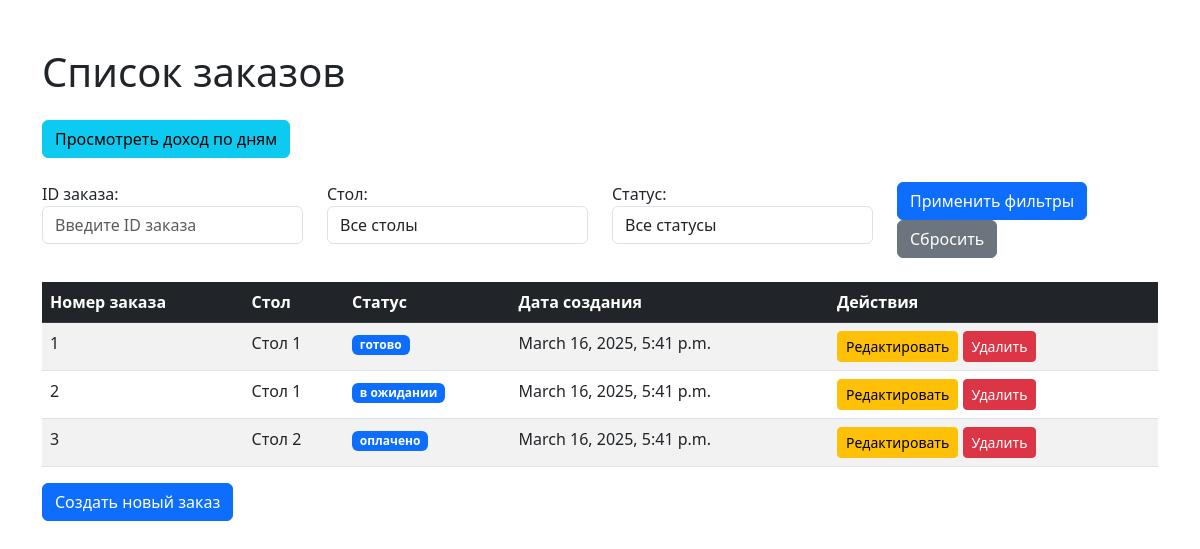
The page / on the database its author committed.
### terminal/models.py (models this page shows, shortened)
class Order(models.Model):
    num = models.IntegerField(blank=True, null=True)
    table = models.ForeignKey(Table, on_delete=models.CASCADE)
    dishes = models.ManyToManyField('Dish', through='OrderDish')
    created_at = models.DateTimeField(auto_now_add=True)
    total_amount = models.DecimalField(max_digits=10, decimal_places=2, default=0)
    status = models.ForeignKey('OrderStatus', on_delete=models.SET_NULL, null=True, blank=True)

class Table(models.Model):
    number = models.CharField(max_length=50, unique=True)  # Номер стола (уникальный)
    description = models.TextField(blank=True, null=True)  # Описание стола (необязательно)
    def __str__(self):
        return f"Стол {self.number}"

class OrderStatus(models.Model):
    name = models.CharField(max_length=100, unique=True)
    description = models.TextField(blank=True, null=True)

### terminal/views.py (the view)
# urls.py: path('', OrderListView.as_view(), name='order_list'),
class OrderListView(ListView):
    model = Order
    template_name = 'terminal/order_list.html'
    context_object_name = 'orders'
    def get_queryset(self):
        queryset = super().get_queryset()
        order_id = self.request.GET.get('order_id')
        table_id = self.request.GET.get('table')
        status_id = self.request.GET.get('status')
        filters = Q()
        if order_id:
            try:
                order_id = int(order_id)
                filters &= Q(num=order_id)
            except ValueError:
                messages.warning(self.request, "Номер заказа должен быть числом.")
        if table_id:
            try:
                table_id = int(table_id)
                filters &= Q(table_id=table_id)
            except ValueError:
                messages.warning(self.request, "Нет такого стола")
        if status_id:
            try:
                status_id = int(status_id)
                filters &= Q(status_id=status_id)
            except ValueError:
                messages.warning(self.request, "Нет такого статуса")
        queryset = queryset.filter(filters)
        return queryset
    def get_context_data(self, **kwargs):
        context = super().get_context_data(**kwargs)
        context['statuses'] = OrderStatus.objects.all()
        context['tables'] = Table.objects.all()
        context['order_id'] = self.request.GET.get('order_id', '')
        context['table_id'] = self.request.GET.get('table', '')
        context['status_id'] = self.request.GET.get('status', '')
        return context

### terminal/templates/terminal/order_list.html (shortened to what this page needs)
{% extends "terminal/base.html" %}
{% block body %}
<div class="container mt-5">
    <h1 class="mb-4">Список заказов</h1>
    <a href="{% url 'income_by_day' %}" class="btn btn-info mb-4">Просмотреть доход по дням</a>
    <form method="get" class="mb-4">
            <div class="row">
                <div class="col">
                    <label for="order_id">ID заказа:</label>
                    <input type="number" id="order_id" name="order_id" class="form-control" placeholder="Введите ID заказа" value="{{ order_id }}">
                </div>
                <div class="col">
                    <label for="table">Стол:</label>
                    <select id="table" name="table" class="form-control">
                        <option value="">Все столы</option>
                    </select>
                </div>
                <div class="col">
                    <label for="status">Статус:</label>
                    <select id="status" name="status" class="form-control">
                        <option value="">Все статусы</option>
                    </select>
                </div>
                <div class="col align-self-end">
                    <button type="submit" class="btn btn-primary">Применить фильтры</button>
                    <a href="{% url 'order_list' %}" class="btn btn-secondary">Сбросить</a>
                </div>
            </div>
        </form>
    <table class="table table-striped table-hover">
        <thead class="table-dark">
            <tr>
                <th>Номер заказа</th>
                <th>Стол</th>
                <th>Статус</th>
                <th>Дата создания</th>
                <th>Действия</th>
            </tr>
        </thead>
        <tbody>
            {% for order in orders %}
            <tr>
                <td>{{ order.num }}</td>
                <td>{{ order.table }}</td>
                <td>
                    {% if order.status %}
                        <span class="badge bg-primary">{{ order.status.name }}</span>
                    {% else %}
                        <span class="badge bg-secondary">Статус не указан</span>
                    {% endif %}
                </td>
                <td>{{ order.created_at }}</td>
                <td>
                    <a href="{% url 'update_order' order.pk %}" class="btn btn-sm btn-warning">Редактировать</a>
                    <a href="{% url 'delete_order' order.pk %}" class="btn btn-sm btn-danger">Удалить</a>
                </td>
            </tr>
            {% endfor %}
        </tbody>
    </table>
    <a href="{% url 'create_order' %}" class="btn btn-primary">Создать новый заказ</a>
</div>
{% endblock %}

### rows shown on the page
Order: num "1", table "Стол 1", status.name "готово", created_at "March 16, 2025, 5:41 p.m."
Order: num "2", table "Стол 1", status.name "в ожидании", created_at "March 16, 2025, 5:41 p.m."
Order: num "3", table "Стол 2", status.name "оплачено", created_at "March 16, 2025, 5:41 p.m."
